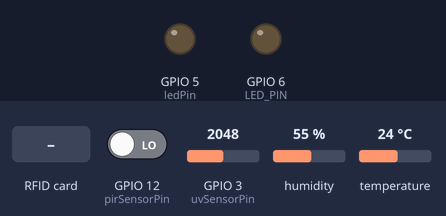
The sketch below on a simulated ESP32-S3. Shown: output pins drawn as LEDs (lit = HIGH). The test bench sets the inputs (shaded band); at power-on: GPIO 12 (pirSensorPin) LOW, GPIO 3 (uvSensorPin) = 2048, humidity 55 %, temperature 24 °C (analog values on the 0–4095 scale). What the sketch prints to the serial monitor is not drawn.

Above: at 1.2 s.
1.3 s: GPIO 12 (pirSensorPin) driven HIGH
At 2.8 s:
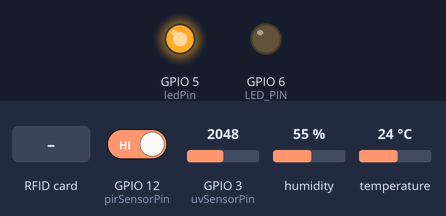
3.5 s: RFID card 5E 7A 19 C4 held to the reader
At 4.1 s:
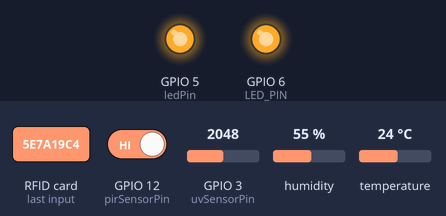
5.0 s: GPIO 12 (pirSensorPin) driven LOW
At 5.4 s:
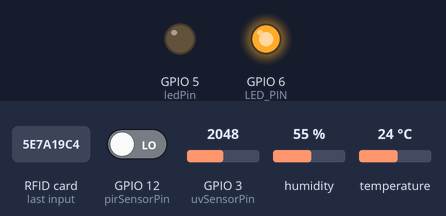
Timing chart, 0 to 8.0 s (numbered marks = the images above; inputs shaded):
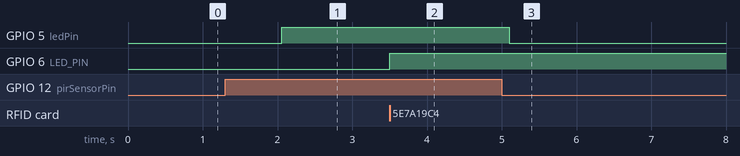

Measured:
- after the input at 1.3 s, GPIO 5 (ledPin): LOW → HIGH after 0.76 s
- after the input at 3.5 s, GPIO 6 (LED_PIN): LOW → HIGH at once
- after the input at 5.0 s, GPIO 5 (ledPin): HIGH → LOW after 0.10 s

The sketch:

DHT11_UV_MotionSernser_PN532.ino
```cpp
#include <Wire.h>
#include <Adafruit_PN532.h>
#include "DHT.h"

/* DHT11 CONFIGURATION */
#define DHTPIN 8
#define DHTTYPE DHT11
DHT dht(DHTPIN, DHTTYPE);

/* SENSOR PINS */
const int uvSensorPin = 3;
const int pirSensorPin = 12;
const int ledPin = 5;
const int LED_PIN = 6;

/* PN532 I2C */
#define SDA_PIN 36
#define SCL_PIN 35
Adafruit_PN532 nfc(SDA_PIN, SCL_PIN);

/* GLOBAL SENSOR DATA */
float humidity = NAN;
float temperature = NAN;
int uvRawValue = 0;
float uvVoltage = 0.0;
float uvIntensity = 0.0;
int pirValue = LOW;

/* NFC FLAG  */
int nfcFlag = 0; /* 1 = NFC TAG DETECTED, 0 = NO TAG */

/* MUTEX FOR SERIAL (OPTIONAL, FOR SAFETY) */
SemaphoreHandle_t serialMutex;

void setup() {
  Serial.begin(115200);
  dht.begin();

  pinMode(uvSensorPin, INPUT);
  analogReadResolution(12);
  pinMode(pirSensorPin, INPUT);
  pinMode(ledPin, OUTPUT);
  pinMode(LED_PIN, OUTPUT);
  digitalWrite(ledPin, LOW);
  digitalWrite(LED_PIN, LOW);

  Wire.begin(SDA_PIN, SCL_PIN);
  nfc.begin();
  nfc.SAMConfig();

  serialMutex = xSemaphoreCreateMutex();

  /* CREATE TASKS */
  xTaskCreatePinnedToCore(taskPrintSensors, "PrintSensors", 4096, NULL, 1, NULL, 1);
  xTaskCreatePinnedToCore(taskReadNFC, "ReadNFC", 4096, NULL, 1, NULL, 1);
}

void loop() {
  /* FReeRTOS HANDLES TASKS */
}

/* TASK: PRINT SENSORS */
void taskPrintSensors(void *pvParameters) {
  (void) pvParameters;

  while (true) {
    humidity = dht.readHumidity();
    temperature = dht.readTemperature();

    pirValue = digitalRead(pirSensorPin);
    digitalWrite(ledPin, pirValue);

    uvRawValue = analogRead(uvSensorPin);
    uvVoltage = (uvRawValue / 4095.0) * 3.3;
    uvIntensity = (uvVoltage / 2.5) * 1000.0;

    if (serialMutex) {
      xSemaphoreTake(serialMutex, portMAX_DELAY);
      Serial.print("Humidity: ");
      Serial.print(isnan(humidity) ? 0.00 : humidity, 2);
      Serial.print("% | Temperature: ");
      Serial.print(isnan(temperature) ? 0.00 : temperature, 2);
      Serial.print("°C | Raw: ");
      Serial.print(uvRawValue);
      Serial.print(" | Voltage: ");
      Serial.print(uvVoltage, 2);
      Serial.print(" V | UV Intensity: ");
      Serial.print(uvIntensity, 1);
      Serial.print(" µW/cm² | ");
      Serial.print(pirValue == HIGH ? "No Motion detected!" : "Motion detected");

      if (nfcFlag == 1) {
        Serial.print(" | No Scan Card");
      } else if (nfcFlag == 2) {
        Serial.print(" | Scan Card");
        nfcFlag = 3;
      }
      Serial.println("");
      xSemaphoreGive(serialMutex);
    }
    if (nfcFlag == 3) {
      nfcFlag = 0;
    }
    vTaskDelay(pdMS_TO_TICKS(1000));  /* DELAY 1 SECOND */
  }
}

/* TASK: READ NFC */
void taskReadNFC(void *pvParameters) {
  (void) pvParameters;
  uint8_t uid[7];
  uint8_t uidLength;

  while (true) {
    if (nfc.readPassiveTargetID(PN532_MIFARE_ISO14443A, uid, &uidLength)) {

      nfcFlag++;
      if (nfcFlag == 1) {
        digitalWrite(LED_PIN, HIGH);
      } else if (nfcFlag == 2) {
        digitalWrite(LED_PIN, LOW);
        nfcFlag = 2;
      }


      if (serialMutex) {
        xSemaphoreTake(serialMutex, portMAX_DELAY);
        Serial.print("NFC Tag Detected! UID: ");
        for (uint8_t i = 0; i < uidLength; i++) {
          Serial.print(uid[i], HEX);
          if (i < uidLength - 1) Serial.print(":");
        }
        Serial.println();
        xSemaphoreGive(serialMutex);
      }

      vTaskDelay(pdMS_TO_TICKS(1000));  /* DEBOUNCE */
    }

    vTaskDelay(pdMS_TO_TICKS(200));     /* SCAN INTERVAL */
  }
}
```
